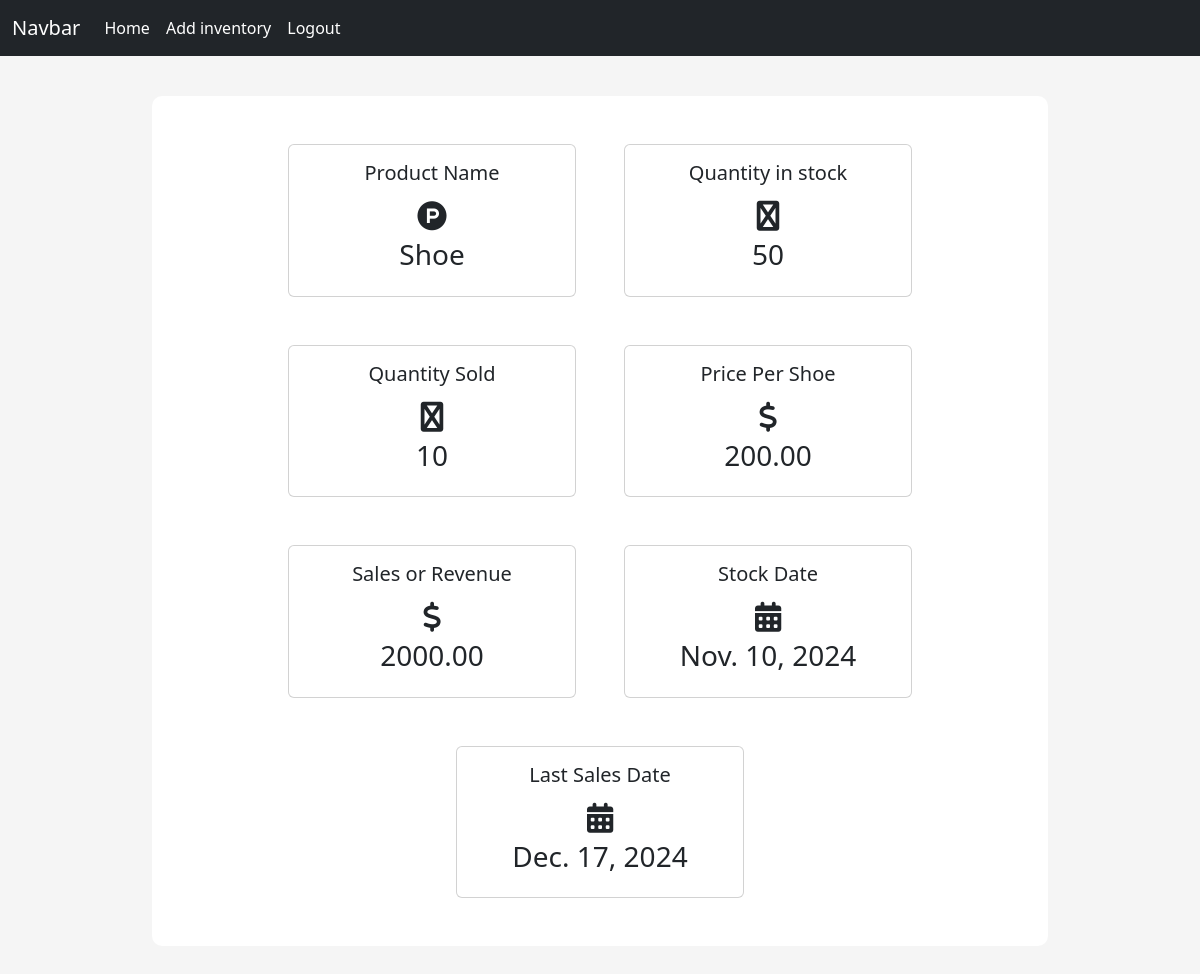
Screenshot of /inventory/per_product/1 (signed in) with the database file from the repository.
### inventory/models.py (models this page shows)
class Inventory(models.Model):
    name = models.CharField(max_length=100, null=False, blank=False)
    cost_per_item = models.DecimalField(max_digits=19, decimal_places=2, null=False, blank=False)
    quantity_in_stock = models.IntegerField(null=False, blank=False)
    quantity_sold = models.IntegerField(null=False, blank=False)
    sales = models.DecimalField(max_digits=19, decimal_places=2, null=False, blank=False)
    stock_date = models.DateField(auto_now_add=True)
    last_sale_date = models.DateField(auto_now=True)

### inventory/views.py (the view)
# urls.py: path('per_product/<int:id>', views.per_product_view, name='per_product'),
@login_required
def per_product_view(request, id):
    inventory = get_object_or_404(Inventory, pk=id)
    context = {
        'inventory': inventory,
    }
    return render(request, "inventory/per_product.html", context=context)

### templates/inventory/per_product.html
 {% extends "layout.html" %}
 {% block content %}
    <div class="content-section">
        <div class="row mx-auto justify-content-center ">
            <div class="card m-4" style="width: 18rem;">
                <div class="card-body">
                    <h5 class="card-title text-center">Product Name</h5>
                    <div style="font-size: 30px;" class="text-center">
                        <span><i class="fab fa-product-hunt"></i></span>
                    </div>
                    <h3 class="text-center">{{inventory.name}} </h3>
                  </div>
            </div>
            <div class="card m-4" style="width: 18rem;">
                <div class="card-body">
                    <h5 class="card-title text-center">Quantity in stock</h5>
                    <div style="font-size: 30px;" class="text-center">
                        <span><i class="fab fa-warehouse"></i></span>
                    </div>
                    <h3 class="text-center">{{inventory.quantity_in_stock}} </h3>
                  </div>
            </div>
            <div class="card m-4" style="width: 18rem;">
                <div class="card-body">
                    <h5 class="card-title text-center">Quantity Sold</h5>
                    <div style="font-size: 30px;" class="text-center">
                        <span><i class="fab fa-warehouse"></i></span>
                    </div>
                    <h3 class="text-center">{{inventory.quantity_sold}} </h3>
                  </div>
            </div>
            <div class="card m-4" style="width: 18rem;">
                <div class="card-body">
                    <h5 class="card-title text-center">Price Per {{inventory.name}}</h5>
                    <div style="font-size: 30px;" class="text-center">
                        <span><i class="fab fa-dollar-sign"></i></span>
                    </div>
                    <h3 class="text-center">{{inventory.cost_per_item}} </h3>
                  </div>
            </div>
            <div class="card m-4" style="width: 18rem;">
                <div class="card-body">
                    <h5 class="card-title text-center">Sales or Revenue</h5>
                    <div style="font-size: 30px;" class="text-center">
                        <span><i class="fab fa-dollar-sign"></i></span>
                    </div>
                    <h3 class="text-center">{{inventory.sales}} </h3>
                  </div>
            </div>
            <div class="card m-4" style="width: 18rem;">
                <div class="card-body">
                    <h5 class="card-title text-center">Stock Date</h5>
                    <div style="font-size: 30px;" class="text-center">
                        <span><i class="fa-solid fa-calendar-days"></i></span>
                    </div>
                    <h3 class="text-center">{{inventory.stock_date}} </h3>
                  </div>
            </div>
            <div class="card m-4" style="width: 18rem;">
                <div class="card-body">
                    <h5 class="card-title text-center">Last Sales Date</h5>
                    <div style="font-size: 30px;" class="text-center">
                        <span><i class="fa-solid fa-calendar-days"></i></span>
                    </div>
                    <h3 class="text-center">{{inventory.last_sale_date}} </h3>
                  </div>
            </div>
        </div>
    </div>
 {% endblock %}

### static/CSS/main.css (style rules this page uses)
body { background-color: rgb(245, 245, 245); }
.content-section { background: #fff; margin: 40px; padding: 1.5rem 1.5rem; border-radius: 10px; }

### rows the page displays
Inventory: name "Shoe", quantity_in_stock "50", quantity_sold "10", cost_per_item "200.00", sales "2000.00", stock_date "Nov. 10, 2024", last_sale_date "Dec. 17, 2024"
